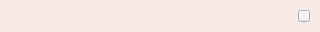
<?xml version="1.0" encoding="UTF-8"?>
<ui version="4.0">
 <class>NoticeShowWdg</class>
 <widget class="QWidget" name="NoticeShowWdg">
  <property name="geometry">
   <rect>
    <x>0</x>
    <y>0</y>
    <width>320</width>
    <height>32</height>
   </rect>
  </property>
  <property name="minimumSize">
   <size>
    <width>320</width>
    <height>32</height>
   </size>
  </property>
  <property name="maximumSize">
   <size>
    <width>320</width>
    <height>38</height>
   </size>
  </property>
  <property name="windowTitle">
   <string>NoticeShowWdg</string>
  </property>
  <property name="styleSheet">
   <string notr="true">QWidget#NoticeShowWdg{
background-color: rgb(248, 234, 228);

}</string>
  </property>
  <layout class="QHBoxLayout" name="horizontalLayout_2">
   <property name="leftMargin">
    <number>10</number>
   </property>
   <property name="topMargin">
    <number>0</number>
   </property>
   <property name="rightMargin">
    <number>10</number>
   </property>
   <property name="bottomMargin">
    <number>0</number>
   </property>
   <item>
    <widget class="QLabel" name="label">
     <property name="minimumSize">
      <size>
       <width>20</width>
       <height>20</height>
      </size>
     </property>
     <property name="maximumSize">
      <size>
       <width>20</width>
       <height>20</height>
      </size>
     </property>
     <property name="styleSheet">
      <string notr="true">border-image: url(:/idention/img/idention/notice.png);</string>
     </property>
     <property name="text">
      <string/>
     </property>
    </widget>
   </item>
   <item>
    <widget class="MoveNoticeWdg" name="widget_show" native="true">
     <property name="styleSheet">
      <string notr="true">font: 12px &quot;微软雅黑&quot;;
font-size:12px;</string>
     </property>
    </widget>
   </item>
   <item>
    <widget class="QPushButton" name="pushButton_close">
     <property name="minimumSize">
      <size>
       <width>12</width>
       <height>12</height>
      </size>
     </property>
     <property name="maximumSize">
      <size>
       <width>12</width>
       <height>12</height>
      </size>
     </property>
     <property name="styleSheet">
      <string notr="true">QPushButton{

border-image: url(:/idention/img/idention/CombinedShape.png);
}

QPushButton:hover{
border-image: url(:/idention/img/idention/CombinedShapeCopy.png);
}</string>
     </property>
     <property name="text">
      <string/>
     </property>
    </widget>
   </item>
  </layout>
 </widget>
 <layoutdefault spacing="6" margin="11"/>
 <customwidgets>
  <customwidget>
   <class>MoveNoticeWdg</class>
   <extends>QWidget</extends>
   <header>movenoticewdg.h</header>
   <container>1</container>
  </customwidget>
 </customwidgets>
 <resources>
  <include location="../../VLive/VLive.qrc"/>
 </resources>
 <connections/>
</ui>
